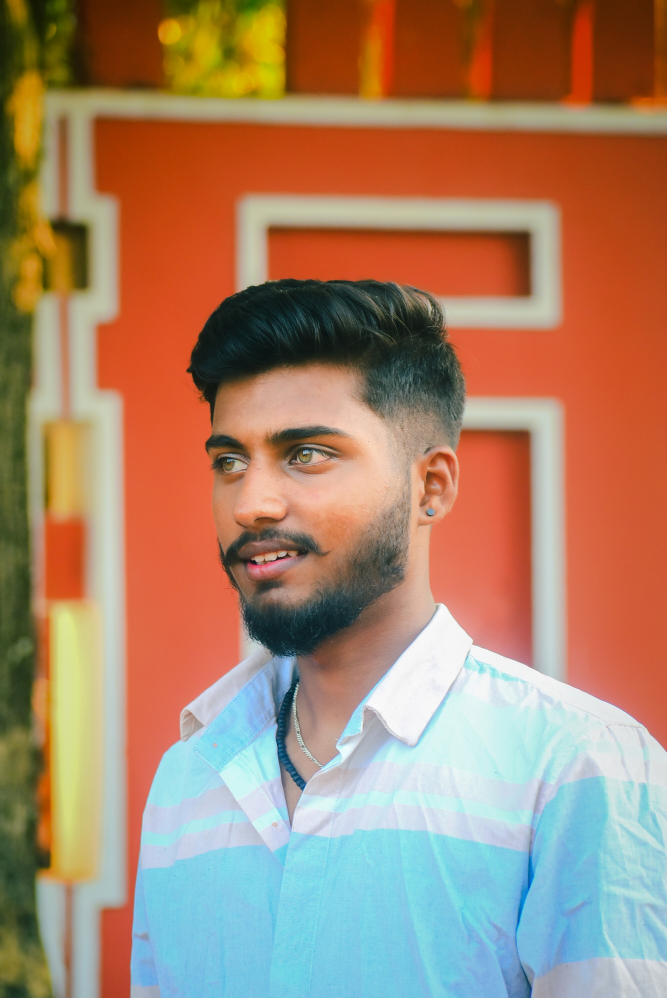
#> input picture nikki.jpg, 2000 x 2992 px (shown at 1/3 size)
$ python img1.py
#> lines starting #> are read from the running program, lines starting #| are printed output that depends on the picture
import cv2
image = cv2.imread('nikki.jpg')
#> image is the input picture: shape (2992, 2000, 3); mean B, G, R 106.7, 132.2, 167
cv2.imshow('original',image)
cv2.rectangle(image,(300,450),(500,600),(0,255,0),-1)
cv2.imshow('original',image)
grayscale = cv2.cvtColor(image,cv2.COLOR_BGR2GRAY)
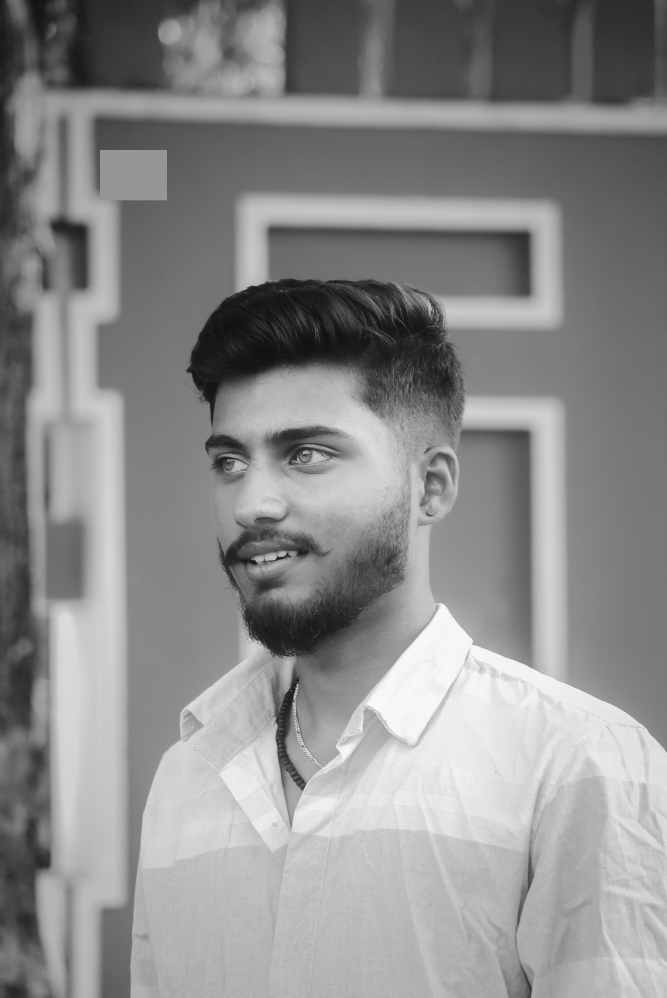
#> grayscale: shape (2992, 2000) (shown at 1/3 size); min 12, max 254, mean 140
cv2.imshow('grayscaale',grayscale)

$ run again, with img123.jpg copied over nikki.jpg
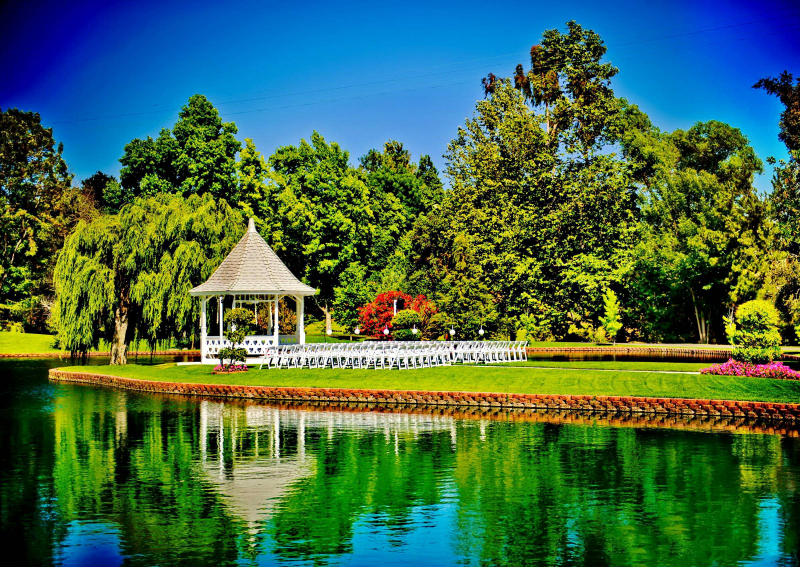
#> input picture img123.jpg, 2400 x 1700 px (shown at 1/3 size)
#> image is the input picture: shape (1700, 2400, 3); mean B, G, R 72.9, 103.9, 65.6
#> `grayscale = cv2.cvtColor(image,cv2.COLOR_BGR2GRAY)`:
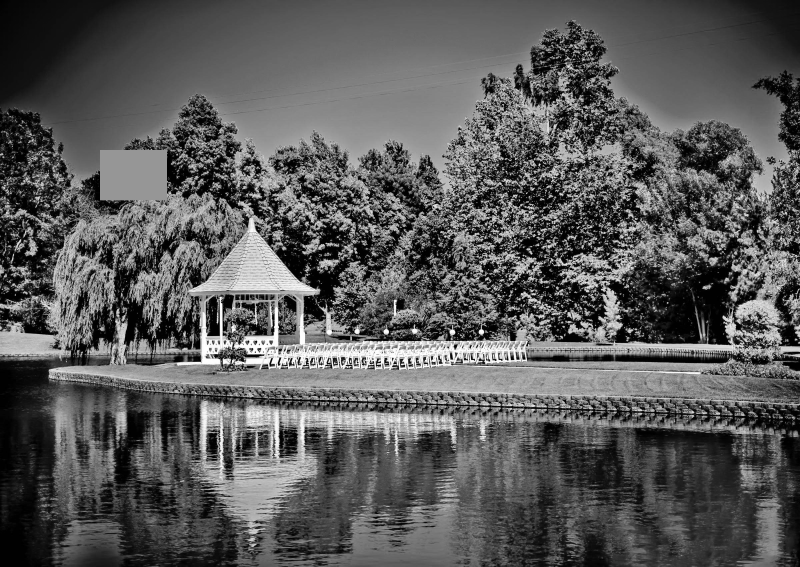
#> grayscale: shape (1700, 2400) (shown at 1/3 size); min 0, max 255, mean 89.5
